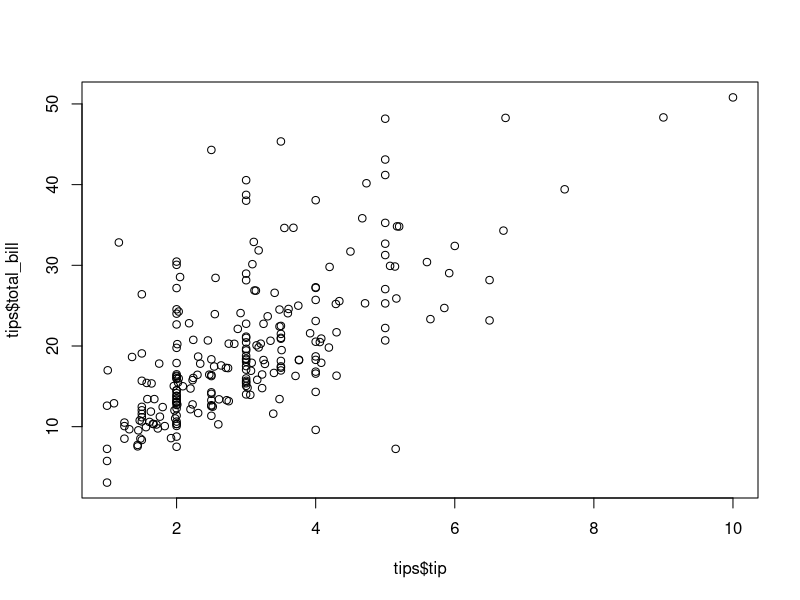
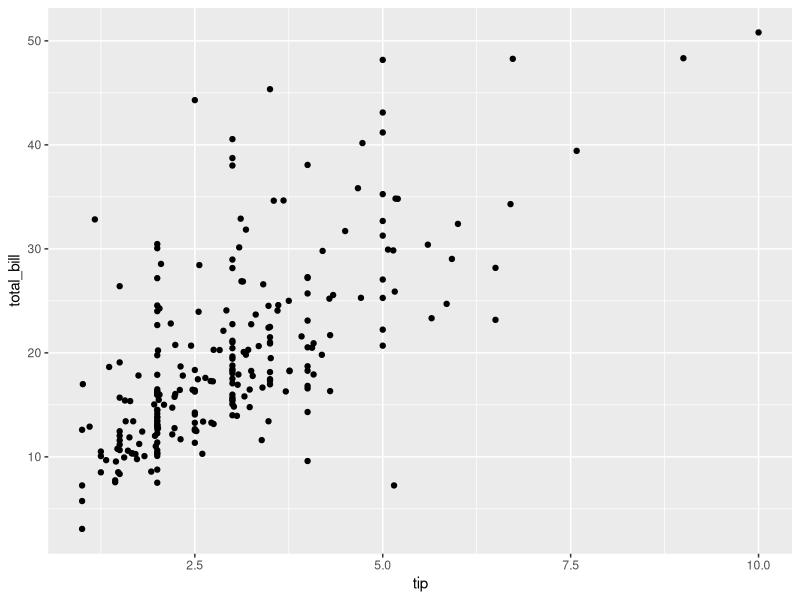
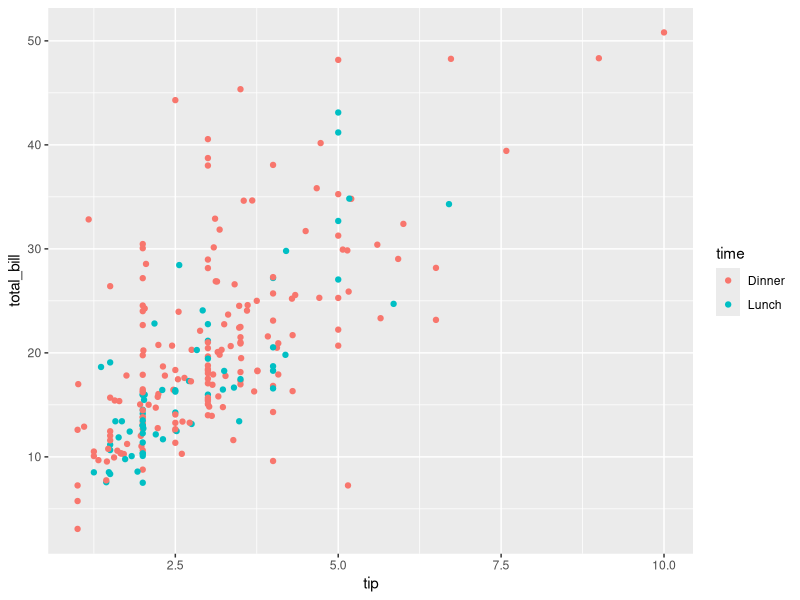
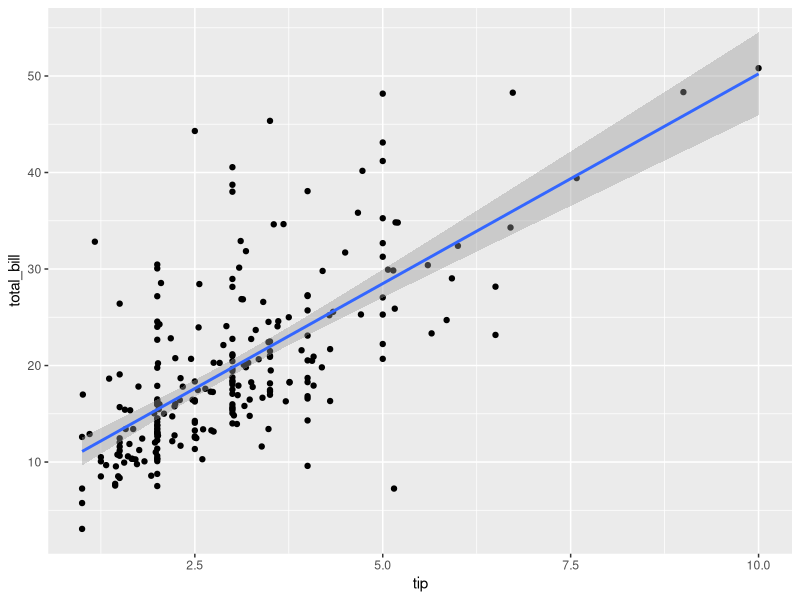
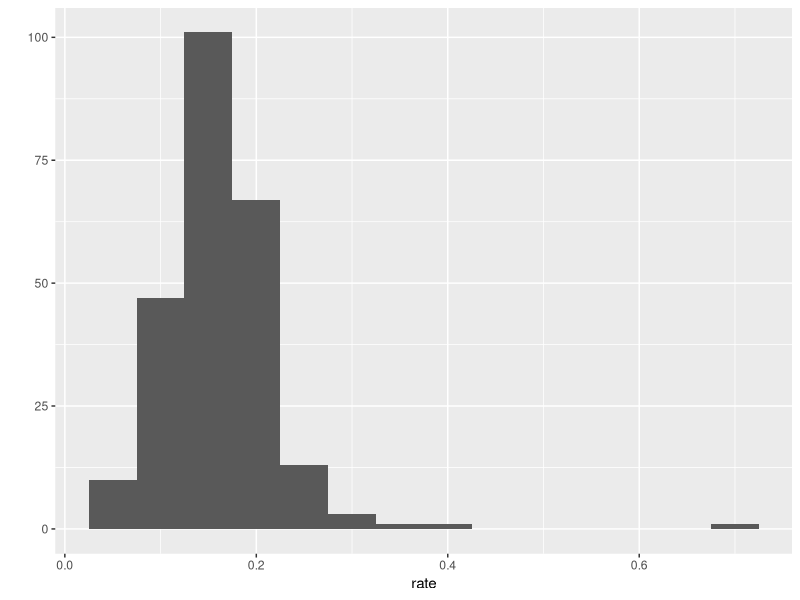
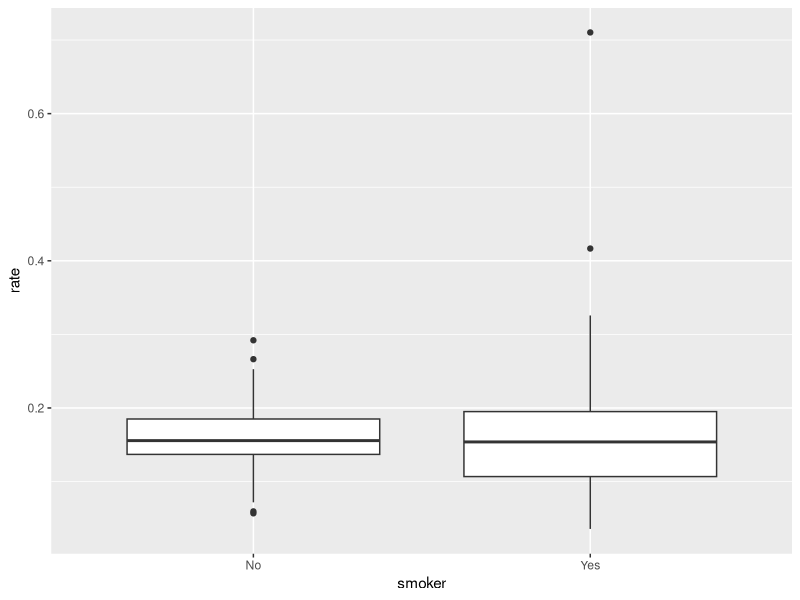
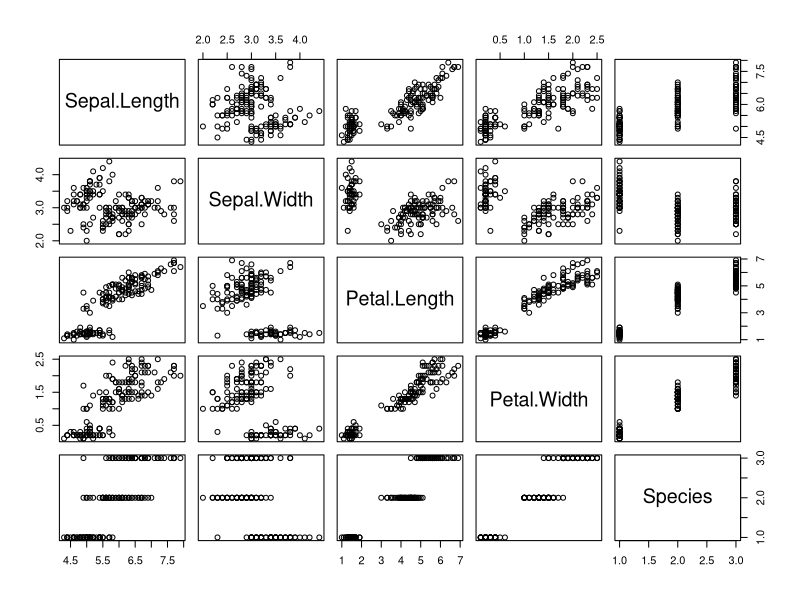

Reproduce these figures in R, in order.
# Load the packages with tips data
library(ggplot2)
library(reshape2)

# Lets get straight to looking at a data set in R! The tips data if on restaurant tipping.
#   (this data should be preloaded from the setup at the beginning of the workshop)
tips


# Woa! That is a whole lot of lines in the console, lets look at just the top few rows.
head(tips)


# How big is tips? What types of variables are in the columns?
str(tips)


# It looks like I have 3 numerical variables and 4 character variable
# Lets get a summary of these columns of my data set
summary(tips)


# Look at the way that cost of the total bill might effect the tip value
#   using base R function plot()
plot(tips$tip, tips$total_bill)
#   using ggplot2 package
qplot(tip, total_bill, geom="point", data=tips) 

qplot(tip, total_bill, geom="point", data=tips, colour=time)

# Could try fitting a simple linear regression model to these data using lm() function
lm(tips$tip ~ tips$total_bill)
# See how a linear model fit to the this relationship would be plotted
qplot(tip, total_bill, geom="point", data=tips) + geom_smooth(method="lm")


# Create a new variable using two of the existing variable 
tips$rate <- tips$tip / tips$total_bill
# What are the properties of this new variable for tipping rate?
summary(tips$rate)


# Histogram of the tipping rate values 
#  plot using function qplot() from ggplot2 package
qplot(rate, data=tips, binwidth=.05)


# One value really really high lets look at that observation
tips[which.max(tips$rate),]


# Is the average tipping rate different between the gender of the individual paying the bill?
mean(tips$rate[tips$sex=="Male"])
mean(tips$rate[tips$sex=="Female"])


# Is that difference statistically significant; use t.test() function
t.test(rate ~ sex , data=tips)


# side by side boxplots of tip values grouped by smoking status
#   using ggplot2 package
qplot(smoker, rate, geom="boxplot",data=tips)



#----------------------------------------------------------------------------

# Your turn: before we get into the nuts and bolts of how this all works
# Try exploring the iris data set that is preinstalled in base R with techniques
# the motivating example above.

# Just to get you started with this data set
iris
head(iris)
plot(iris)
# Use what you see from this to try to find interesting things about the iris data!